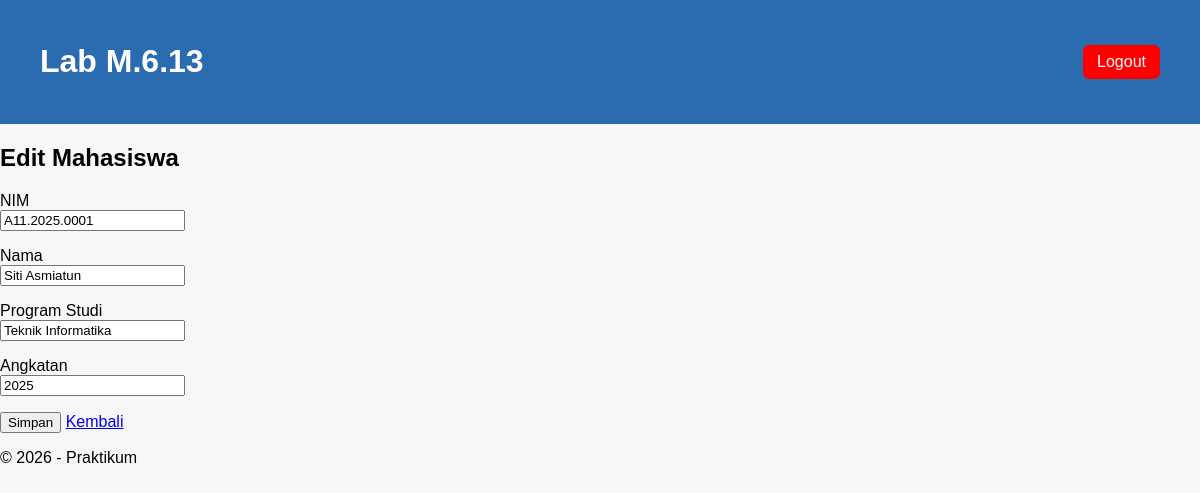
Screenshot of /mahasiswa/edit/1/ (signed in) with the database file from the repository.
### mahasiswa/models.py (models this page shows, shortened)
class Mahasiswa(models.Model):
    nim = models.CharField(max_length=15, unique=True)
    nama = models.CharField(max_length=100)
    programstudi = models.CharField(max_length=50)
    angkatan = models.IntegerField(default=2025)

### mahasiswa/views.py (the view, shortened to what this page needs)
# urls.py: path('edit/<int:id>/', views.edit_mahasiswa, name='edit_mahasiswa'),
@login_required(login_url='/accounts/login/')
def edit_mahasiswa(request, id):
    mahasiswa = get_object_or_404(Mahasiswa, id=id)
    return render(request, 'mahasiswa/form.html', {
        'mahasiswa': mahasiswa
    })

### mahasiswa/templates/mahasiswa/form.html (shortened to what this page needs)
{% extends 'mahasiswa/base.html' %}
{% block content %}
<h2>
    {% if mahasiswa %}
        Edit Mahasiswa
    {% else %}
        Tambah Mahasiswa
    {% endif %}
</h2>
<form method="POST">
    <p>
        NIM<br>
        <input type="text" name="nim"
               value="{{ mahasiswa.nim|default:'' }}" required>
    </p>
    <p>
        Nama<br>
        <input type="text" name="nama"
               value="{{ mahasiswa.nama|default:'' }}" required>
    </p>
    <p>
        Program Studi<br>
        <input type="text" name="programstudi"
               value="{{ mahasiswa.programstudi|default:'' }}" required>
    </p>
    <p>
        Angkatan<br>
        <input type="number" name="angkatan"
               value="{{ mahasiswa.angkatan|default:'2025' }}" required>
    </p>
    <button type="submit">
        Simpan
    </button>
    <a href="{% url 'daftar_mahasiswa' %}">
        Kembali
    </a>
</form>
{% endblock %}

### mahasiswa/static/mahasiswa/css/style.css (style rules this page uses)
body { font-family: Arial, sans-serif; margin: 0; padding: 0; background: #f7f7f7; }

### rows the page displays
Mahasiswa: nim "A11.2025.0001", nama "Siti Asmiatun", programstudi "Teknik Informatika", angkatan "2025"
